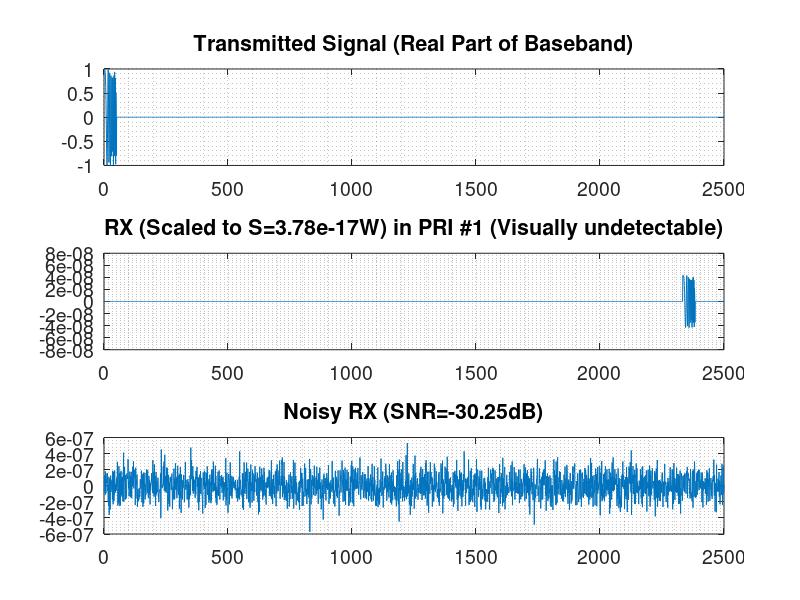
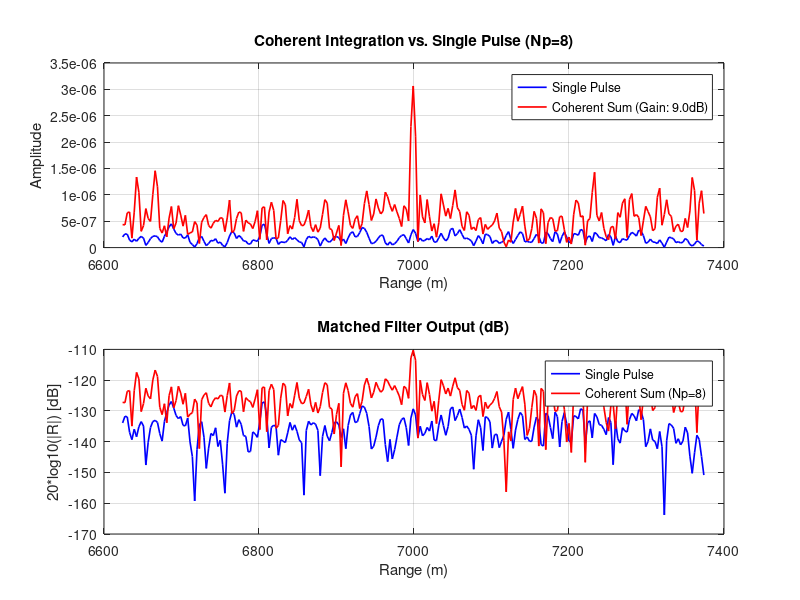

The MATLAB script that drew these images, in order:
function Correlation()
    close all;
    pkg load signal;
    clc;

    % =================================================================
    % 1. DEFINE RADAR and TARGET PARAMETERS (PHYSICAL & SYSTEM)
    % =================================================================
    c = 3e8;                                % light speed (m/s)
    T = 1e-6;                               % Pulse duration (s)
    fs = 50e6;                              % Sampling frequency (Hz)
    f_c = 10e9;                             % Carrier frequency (10 GHz - X-band)

    % --- MEDIUM RANGE PARAMETERS ---
    PRI = 50e-6;                            % PRI for max range 7.5 km
    target_dist = 7000;                     % Target at 7030 m (Multiple of 3m res.)

    % --- System & Target Physical Parameters (RADAR Range Equation) ---
    % Pt adjusted for a Single-Pulse SNR_in ~ -17 dB at 7 km
    Pt = 100.00;                            % FINAL Pt: 160 W, Realistic Medium Power
    G_dB = 20;                              % Antenna Gain (dBi)
    G = 10^(G_dB / 10);                     % Antenna Gain (unitless)
    lambda = c / f_c;                       % Wavelength (m)
    sigma = 1;                              % Target RCS (m^2)
    B = 1/T;                                % Receiver Bandwidth (Hz, Matched Filter)
    F = 2;                                  % Noise Figure (Unitless, approx 3 dB)
    L = 5;                                  % System Loss Factor (Unitless, approx 7 dB)

    % Constants
    k = 1.380649e-23;                       % Boltzmann's Constant (J/K)
    T0 = 290;                               % Standard Noise Temperature (K)

    % Integration
    Np = 8;                                 % <<< Set to 1 for UNDETECTABLE, then 100 for SUCCESS >>>

    % --- Practical Noise Components ---
    f_ripple = 120;
    V_ripple_rms = 5e-7;
    R_ref = 50;
    P_ripple = V_ripple_rms^2 / R_ref;

    % =================================================================
    % 2. TX SIGNAL GENERATION (COMPLEX BASEBAND)
    % =================================================================
    Ns = round(PRI*fs);                     % Samples per PRI (2500 samples)
    N = round(T * fs);                      % Pulse samples (N=50, MF Gain is 16.99 dB)
    t_pulse = (0:N-1)/fs;
    B_chirp = 20e6;                         % Chirp bandwidth (20 MHz ??? ~7.5 m range resolution)
    k_chirp = B_chirp / T;                  % Chirp rate
    tx_signal_bb = exp(1i * pi * k_chirp * 1 * t_pulse.^2);   % LFM chirp

    TX = zeros(Ns, Np);
    for p = 1:Np
        TX(1:N, p) = tx_signal_bb;
    end

    s1 = subplot(3,1,1);
    plot(real(TX(:,1)));
    set( s1, 'title', 'Transmitted Signal (Real Part of Baseband)' , 'fontsize', 14);
    grid minor on;

    % =================================================================
    % 3. RX SIGNAL GENERATION & SCALING
    % =================================================================

    time_delay = 2 * target_dist / c;
    d = round(time_delay * fs);

    % --- Calculate Single-Pulse SNR using RADAR Range Equation ---
    R = target_dist;
    Denominator_Loss = (4 * pi)^3 * R^4 * L;
    S_watts = (Pt * G^2 * lambda^2 * sigma) / Denominator_Loss;

    N_thermal_watts = k * T0 * B * F * L;

    SNR_single_ratio = S_watts / N_thermal_watts;
    SNR_single_dB = 10 * log10(SNR_single_ratio);

    fprintf(' Gain of TX/RX antenna and Calculated System Parameters (R=%.0fm):\n', R);
    fprintf(' Antenna gain for both TX & RX: %d dBi\n', G_dB);
    fprintf('  - Pt: %.2f W, MF Gain: %.2f dB\n', Pt, 10*log10(N));
    fprintf('  - Single-Pulse SNR (Theoretical): %.2f dB\n', SNR_single_dB);
    fprintf('  - S_watts: %.2e W, N_thermal: %.2e W\n', S_watts, N_thermal_watts);

    % --- Calculate Noise Standard Deviations ---
    sigma_n_thermal = sqrt(N_thermal_watts / 2);
    sigma_n_ripple = sqrt(P_ripple / 2);

    % --- RX matrix: delayed copy per pulse (Complex) ---
    RX_ideal = zeros(Ns, Np); % <<< FIXED: Initialized RX_ideal here >>>
    f_d = 200; % Doppler shift in Hz
    for p = 1:Np
        if d+N-1 <= Ns
            RX_ideal(d+1:d+N, p) = tx_signal_bb .* exp(1i * 2*pi * f_d * (t_pulse + (p-1)*PRI));
        end
    end

    % --- Scale the IDEAL RX signal to match the required S_watts ---
    % Note: RX_ideal is now defined from line 84
    P_ideal_current = mean(abs(RX_ideal(:)).^2);
    scale_factor = sqrt(S_watts / P_ideal_current);
    RX_scaled = RX_ideal * scale_factor;

    s2 = subplot(3,1,2);
    plot(real(RX_scaled(:,1)));
    grid minor on;
    set(s2, 'title', sprintf('RX (Scaled to S=%.2eW) in PRI #1 (Visually undetectable)', S_watts) , 'fontsize', 14);


    % 4. Add AWGN and Ripple Noise

    noise_thermal = sigma_n_thermal * (randn(size(RX_scaled)) + 1i * randn(size(RX_scaled)));

    t_full = (0:Ns*Np-1)/fs;
    ripple_i = sigma_n_ripple * sin(2*pi*f_ripple*t_full);
    ripple_q = sigma_n_ripple * cos(2*pi*f_ripple*t_full);
    noise_ripple_full = (ripple_i + 1i * ripple_q).';
    noise_ripple = reshape(noise_ripple_full, Ns, Np);

    noisy_rx_sig = RX_scaled + noise_thermal + noise_ripple;

    s3 = subplot(3,1,3);
    plot(real(noisy_rx_sig(:,1)));
    grid minor on;
    set( s3, 'title', sprintf('Noisy RX (SNR=%.2fdB)', SNR_single_dB) , 'fontsize', 14);

    % =================================================================
    % 5. MATCHED FILTERING & COHERENT INTEGRATION
    % =================================================================

    h = conj(fliplr(tx_signal_bb)) / norm(tx_signal_bb);
    MF = zeros(Ns+N-1, Np);
    for p = 1:Np
        MF(:, p) = conv(noisy_rx_sig(:, p), h);
    end

    expected_conv_idx = d + N;
    half_win = round(2.5 * N);
    win_idx = max(1, expected_conv_idx - half_win) : min(size(MF,1), expected_conv_idx + half_win);
    coherent_sum = sum(MF(win_idx, :), 2);

    lag_samples_vec = win_idx - N;
    lag_axis_s = lag_samples_vec / fs;
    range_axis = (lag_axis_s * c) / 2;

    single_pulse_result = MF(win_idx, 1);

    % =================================================================
    % 6. PLOTTING & DIAGNOSTICS
    % =================================================================

    figure('Name', sprintf('Integration Comparison (Np=%d, SNR=%.2fdB)', Np, SNR_single_dB));

    s_comp = subplot(2,1,1);
    plot(range_axis, abs(single_pulse_result), 'b', 'LineWidth', 1.2);
    hold on;
    plot(range_axis, abs(coherent_sum), 'r', 'LineWidth', 1.2);
    title(sprintf('Coherent Integration vs. Single Pulse (Np=%d)', Np));
    xlabel('Range (m)');
    ylabel('Amplitude');
    legend('Single Pulse', sprintf('Coherent Sum (Gain: %.1fdB)', 10*log10(Np)));
    grid on;

    s_db = subplot(2,1,2);
    plot(range_axis, 20*log10(abs(single_pulse_result)+eps), 'b', 'LineWidth', 1.2);
    hold on;
    plot(range_axis, 20*log10(abs(coherent_sum)+eps), 'r', 'LineWidth', 1.2);
    title('Matched Filter Output (dB)');
    xlabel('Range (m)');
    ylabel('20*log10(|R|) [dB]');
    legend('Single Pulse', sprintf('Coherent Sum (Np=%d)', Np));
    grid on;

    % --- compute observed SNR ---
    [peak_val_single, ~] = max(abs(single_pulse_result));
    [peak_val_coherent, peak_idx] = max(abs(coherent_sum));

    len_cs = length(coherent_sum);
    noise_region = 1 : max(1, peak_idx - round(3*N));

    if isempty(noise_region) || length(noise_region) < 10
        noise_region = [1:round(0.2*len_cs), round(0.8*len_cs):len_cs];
    end

    noise_rms_coherent = sqrt(mean(abs(coherent_sum(noise_region)).^2));

    SNR_dB_observed = 20*log10(peak_val_coherent / noise_rms_coherent);

    noise_rms_single = noise_rms_coherent / sqrt(Np);
    SNR_dB_single_observed = 20*log10(peak_val_single / noise_rms_single);

    fprintf('\n--- Observed Results ---\n');
    fprintf('MF Output SNR (Theoretical, Np=1): %.2f dB\n', SNR_single_dB + 10*log10(N));
    fprintf('Coherent Integration Gain (Theoretical): +%.2f dB\n', 10*log10(Np));
    fprintf('Single Pulse Observed SNR (MF Output): %.2f dB\n', SNR_dB_single_observed);
    fprintf('Coherent Sum Observed SNR (MF Output): %.2f dB\n', SNR_dB_observed);
    fprintf('Observed SNR Improvement (Coherent): %.2f dB\n', SNR_dB_observed - SNR_dB_single_observed);

    % --- Range estimate ---
    peak_conv_idx = win_idx(1) + peak_idx - 1;
    lag_samples_est = peak_conv_idx - N;
    R_est = (lag_samples_est / fs) * c / 2;
    fprintf('Estimated range: %.2f m (Target: %.0f m)\n', R_est, target_dist);

end
